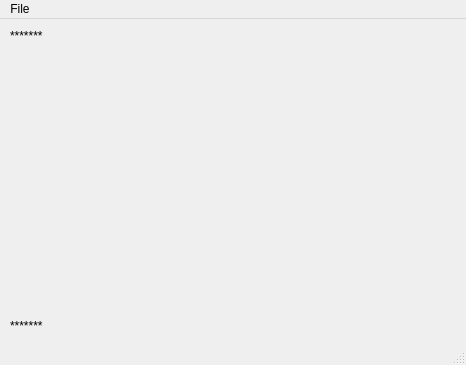
<?xml version="1.0" encoding="UTF-8"?>
<ui version="4.0">
 <class>MainWindow</class>
 <widget class="QMainWindow" name="MainWindow">
  <property name="geometry">
   <rect>
    <x>0</x>
    <y>0</y>
    <width>466</width>
    <height>365</height>
   </rect>
  </property>
  <property name="windowTitle">
   <string>MainWindow</string>
  </property>
  <widget class="QWidget" name="centralwidget">
   <property name="sizePolicy">
    <sizepolicy hsizetype="Expanding" vsizetype="Expanding">
     <horstretch>0</horstretch>
     <verstretch>0</verstretch>
    </sizepolicy>
   </property>
   <widget class="QLabel" name="player1">
    <property name="geometry">
     <rect>
      <x>10</x>
      <y>10</y>
      <width>47</width>
      <height>13</height>
     </rect>
    </property>
    <property name="text">
     <string>*******</string>
    </property>
   </widget>
   <widget class="QLabel" name="player2">
    <property name="geometry">
     <rect>
      <x>10</x>
      <y>300</y>
      <width>47</width>
      <height>13</height>
     </rect>
    </property>
    <property name="text">
     <string>*******</string>
    </property>
   </widget>
   <widget class="TicTacToe" name="gameBoard" native="true">
    <property name="geometry">
     <rect>
      <x>0</x>
      <y>20</y>
      <width>461</width>
      <height>281</height>
     </rect>
    </property>
   </widget>
  </widget>
  <widget class="QMenuBar" name="menubar">
   <property name="geometry">
    <rect>
     <x>0</x>
     <y>0</y>
     <width>466</width>
     <height>21</height>
    </rect>
   </property>
   <widget class="QMenu" name="menuNew">
    <property name="title">
     <string>File</string>
    </property>
    <addaction name="actionNewGame"/>
    <addaction name="actionQuit"/>
   </widget>
   <addaction name="menuNew"/>
  </widget>
  <widget class="QStatusBar" name="statusbar"/>
  <action name="actionNewGame">
   <property name="text">
    <string>New Game</string>
   </property>
   <property name="toolTip">
    <string>Start new game</string>
   </property>
   <property name="shortcut">
    <string>Ctrl+N</string>
   </property>
  </action>
  <action name="actionQuit">
   <property name="text">
    <string>Back</string>
   </property>
   <property name="toolTip">
    <string>Exit the program</string>
   </property>
   <property name="shortcut">
    <string>Ctrl+Q</string>
   </property>
  </action>
 </widget>
 <customwidgets>
  <customwidget>
   <class>TicTacToe</class>
   <extends>QWidget</extends>
   <header location="global">tictactoe.h</header>
   <container>1</container>
  </customwidget>
 </customwidgets>
 <resources/>
 <connections/>
</ui>
